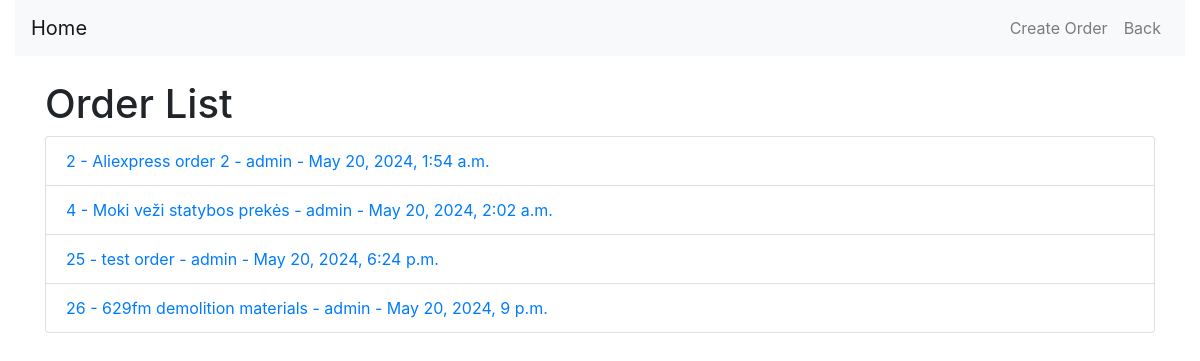
Screenshot of /orders/ (signed in) with the database file from the repository.
### orders/models.py (models this page shows)
class Order(models.Model):
    user = models.ForeignKey(User, on_delete=models.CASCADE, default=None)
    products = models.ManyToManyField(Product)
    date_ordered = models.DateTimeField(auto_now_add=True)
    order_name = models.CharField(max_length=100)

### orders/views.py (the view)
# urls.py: path('', views.order_list, name='order_list'),
@login_required
def order_list(request):
    orders = Order.objects.filter(user=request.user)
    return render(request, 'orders/order_list.html', {'orders': orders})

### orders/templates/orders/order_list.html (shortened to what this page needs)
<!DOCTYPE html>
<html lang="en">
<head>
    {% load static %}
    <link href="https://stackpath.bootstrapcdn.com/bootstrap/4.5.2/css/bootstrap.min.css" rel="stylesheet">
    <link rel="stylesheet" href="{% static 'alert.css' %}">
</head>
<body>
    <div class="container-fluid">
        <nav class="navbar navbar-expand-lg navbar-light bg-light">
            <a class="navbar-brand" href="{% url 'home' %}">Home</a>
            <div class="collapse navbar-collapse" id="navbarNav">
                <ul class="navbar-nav ml-auto">
                    {% if perms.orders.add_order %}
                        <li class="nav-item">
                            <a class="nav-link" href="{% url 'create_order' %}">Create Order</a>
                        </li>
                    {% endif %}
                    <li class="nav-item">
                        <a class="nav-link" href="{% url 'home' %}">Back</a>
                    </li>
                </ul>
            </div>
        </nav>
        <div class="container mt-4">
            <h1>Order List</h1>
            <ul class="list-group">
                {% if orders %}
                    {% for order in orders %}
                        <li class="list-group-item">
                            <a href="{% url 'order_detail' order.id %}">{{ order.id }} - {{ order.order_name }} - {{ order.user.username }} - {{ order.date_ordered }}</a>
                        </li>
                    {% endfor %}
                {% else %}
                    <li class="list-group-item">No orders available.</li>
                {% endif %}
            </ul>
        </div>
    </div>
</body>
</html>

### rows the page displays
Order: id "2", order_name "Aliexpress order 2", user.username "admin", date_ordered "May 20, 2024, 1:54 a.m."
Order: id "4", order_name "Moki veži statybos prekės", user.username "admin", date_ordered "May 20, 2024, 2:02 a.m."
Order: id "25", order_name "test order", user.username "admin", date_ordered "May 20, 2024, 6:24 p.m."
Order: id "26", order_name "629fm demolition materials", user.username "admin", date_ordered "May 20, 2024, 9 p.m."
